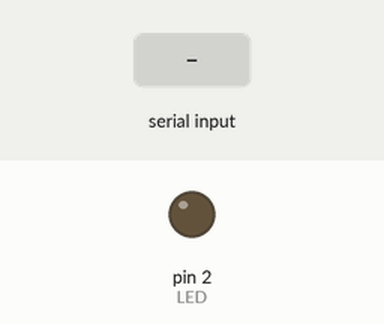
This sketch was run on a simulated Arduino Uno, built with avr-gcc and run on an emulated ATmega328P. Parts: output pins drawn as LEDs (lit = HIGH). The inputs (shaded band) are chosen by the test bench.

Above: at 1.2 s.
1.3 s: "1\n" received over Serial
At 1.7 s:
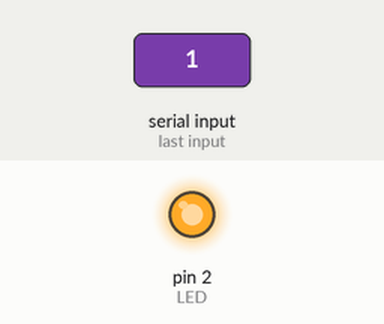
Timing chart, 0 to 4.3 s (numbered marks = the images above; inputs shaded):
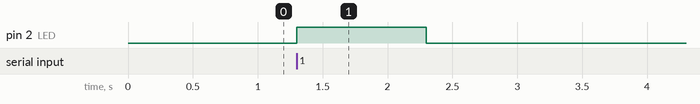

Measured:
- after the input at 1.3 s, pin 2 (LED): LOW → HIGH at once, → LOW 1.0 s later

The sketch:

Day7_Taking_inputformpy_fromEMGdata_to_turnLED_onoroff.ino
```cpp
const int LED = 2;

void setup()
{
  Serial.begin(115200);
  pinMode(LED,OUTPUT);
}

void loop()
{
  if(Serial.available())
  {
    int cmd = Serial.parseInt();
    if(cmd == 1)
    {
      digitalWrite(LED, HIGH);
    }
    else
    {
      digitalWrite(LED, LOW);
    }
  }
}
```
